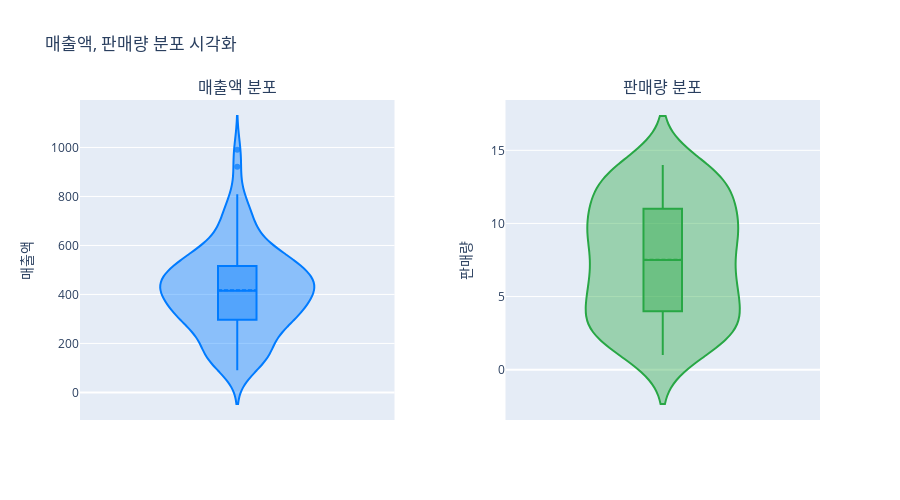

The code cell stored with this chart in its notebook:
### Code cell
# 매출액(revenue)와 판매량(quantity) 분포 시각화 (바이올린 플롯, 1x2 서브플롯)
from plotly.subplots import make_subplots
import plotly.graph_objects as go

fig = make_subplots(
    rows=1, cols=2,
    subplot_titles=("매출액 분포", "판매량 분포"),
    horizontal_spacing=0.15
)

# 매출액 바이올린 플롯
fig.add_trace(
    go.Violin(
        y=df['revenue'],
        name='매출액',
        box_visible=True,
        meanline_visible=True,
        line_color='rgba(0,123,255,1)',
        fillcolor='rgba(0,123,255,0.4)',
        marker=dict(color='rgba(0,123,255,0.7)'),
        points='outliers',
        showlegend=False
    ),
    row=1, col=1
)

# 판매량 바이올린 플롯
fig.add_trace(
    go.Violin(
        y=df['quantity'],
        name='판매량',
        box_visible=True,
        meanline_visible=True,
        line_color='rgba(40,167,69,1)',
        fillcolor='rgba(40,167,69,0.4)',
        marker=dict(color='rgba(40,167,69,0.7)'),
        points='outliers',
        showlegend=False
    ),
    row=1, col=2
)

fig.update_layout(
    title_text="매출액, 판매량 분포 시각화",
    height=500,
    width=900
)

fig.update_yaxes(title_text="매출액", row=1, col=1)
fig.update_yaxes(title_text="판매량", row=1, col=2)
fig.update_xaxes(showticklabels=False, row=1, col=1)
fig.update_xaxes(showticklabels=False, row=1, col=2)


fig.show()

### Figure 1 — Plotly figure (JSON) as saved in the notebook; plotly's stock layout.template omitted (floating-point values rounded to 4 significant figures)
{"data": [{"box": {"visible": true}, "fillcolor": "rgba(0,123,255,0.4)", "line": {"color": "rgba(0,123,255,1)"}, "marker": {"color": "rgba(0,123,255,0.7)"}, "meanline": {"visible": true}, "name": "매출액", "points": "outliers", "showlegend": false, "type": "violin", "xaxis": "x", "y": [489.4, 448.6, 287.9, 740.4, 558.9, 341.6, 414.5, 356.1, 99.48, 419.4, 319.0, 414.7, 920.8, 565.0, 327.4, 367.8, 195.1, 369.3, 305.3, 147.0, 134.4, 413.9, 141.0, 549.6, 494.2, 517.0, 572.4, 399.8, 286.9, 418.6, 478.8, 394.8, 177.8, 759.8, 531.1, 560.9, 298.3, 522.3, 181.3, 389.2, 494.1, 444.6, 808.9, 140.8, 344.5, 160.2, 564.7, 725.5, 991.0, 424.2, 582.5, 267.8, 153.6, 406.6, 429.5, 410.0, 455.4, 312.2, 646.0, 688.1, 445.0, 195.3, 497.4, 90.22, 475.8, 529.4, 272.6, 378.6, 332.3, 352.4, 655.3, 550.8, 295.4, 348.2, 494.4, 515.7, 143.9, 566.9, 307.5, 716.0, 648.2, 465.0, 412.5, 297.6, 264.4, 458.5, 434.9, 416.5, 258.1, 179.1, 135.1, 475.8, 294.7, 509.9, 423.7, 605.0, 491.9, 274.5, 288.5, 452.9], "yaxis": "y"}, {"box": {"visible": true}, "fillcolor": "rgba(40,167,69,0.4)", "line": {"color": "rgba(40,167,69,1)"}, "marker": {"color": "rgba(40,167,69,0.7)"}, "meanline": {"visible": true}, "name": "판매량", "points": "outliers", "showlegend": false, "type": "violin", "xaxis": "x2", "y": [3, 10, 13, 2, 7, 12, 5, 12, 13, 12, 8, 9, 8, 5, 13, 2, 5, 13, 5, 4, 9, 6, 9, 2, 7, 2, 10, 4, 3, 13, 11, 6, 3, 4, 5, 9, 14, 12, 6, 9, 1, 14, 3, 9, 2, 5, 8, 1, 9, 3, 3, 7, 8, 5, 3, 14, 6, 10, 3, 2, 3, 13, 13, 7, 11, 11, 11, 2, 4, 3, 12, 11, 10, 10, 10, 6, 12, 8, 1, 3, 6, 1, 4, 6, 10, 8, 10, 14, 7, 10, 14, 14, 7, 2, 13, 5, 11, 6, 9, 13], "yaxis": "y2"}], "layout": {"annotations": [{"font": {"size": 16}, "showarrow": false, "text": "매출액 분포", "x": 0.2125, "xanchor": "center", "xref": "paper", "y": 1, "yanchor": "bottom", "yref": "paper"}, {"font": {"size": 16}, "showarrow": false, "text": "판매량 분포", "x": 0.7875, "xanchor": "center", "xref": "paper", "y": 1, "yanchor": "bottom", "yref": "paper"}], "height": 500, "title": {"text": "매출액, 판매량 분포 시각화"}, "width": 900, "xaxis": {"anchor": "y", "domain": [0, 0.425], "showticklabels": false}, "xaxis2": {"anchor": "y2", "domain": [0.575, 1], "showticklabels": false}, "yaxis": {"anchor": "x", "domain": [0, 1], "title": {"text": "매출액"}}, "yaxis2": {"anchor": "x2", "domain": [0, 1], "title": {"text": "판매량"}}}}
